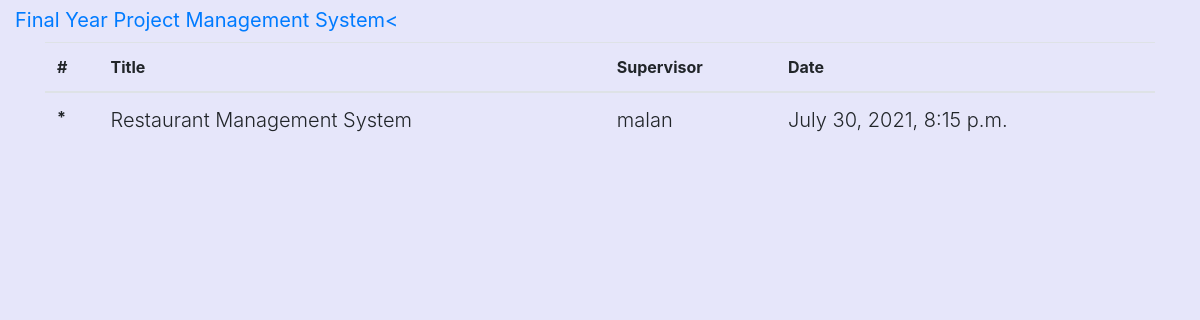
The page /S_suggested_projects/ (signed in) on the database as committed earlier.
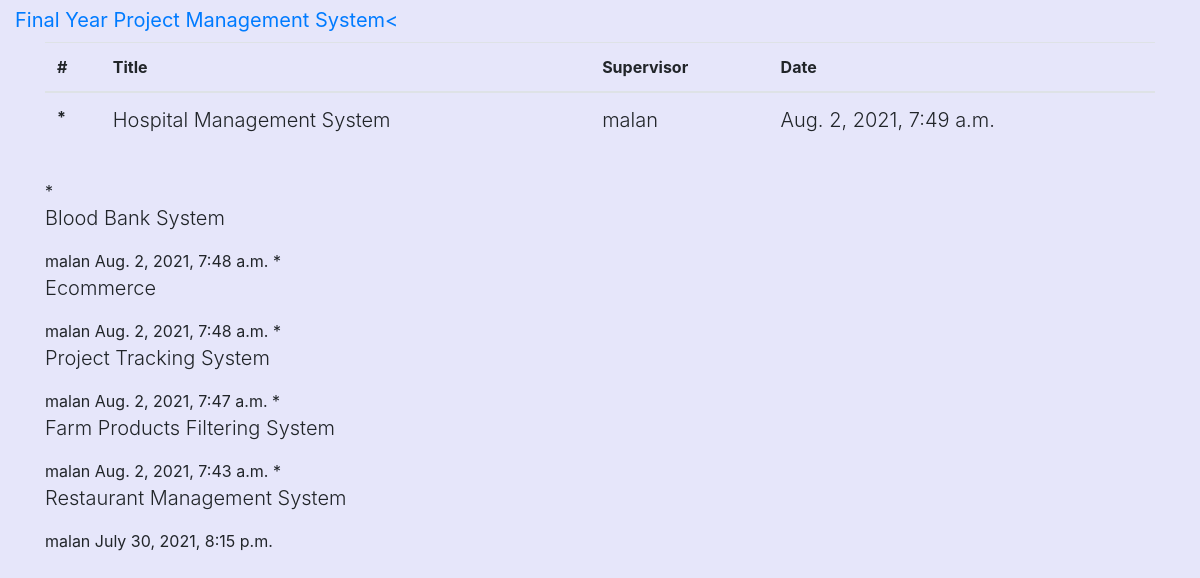
The same page on the database as committed later.
### main/models.py (models this page shows, shortened)
class SuggesstedProjects(models.Model):
	name = models.CharField(max_length=200, null=True)
	supervisor = models.ForeignKey(Supervisor, on_delete=models.CASCADE)
	date = models.DateTimeField(auto_now_add=True)
	from django.urls import reverse

class Supervisor(models.Model):
	user = models.OneToOneField(User, on_delete=models.CASCADE)
	def __str__(self):
		return f'{self.user}'

### main/decorators.py (the view)
        def wrapper_func(request, *args, **kwargs):
            group = None
            if request.user.groups.exists():
                group = request.user.groups.all()[0].name
            if group in allowed:
                return view_func(request, *args, **kwargs)
            else:
                return HttpResponse("You are not authorized to this page")

### main/views.py (called while the page is built)
@login_required
@allowed_users(allowed=["Supervisor"])
def S_suggested_projects(request):
	projects = SuggesstedProjects.objects.all().order_by('-date')
	context={"projects":projects}
	return render(request, 'main/S_suggested_projs.html', context)

### main/templates/main/S_suggested_projs.html
{% extends 'main/lecturer_base.html' %}
{% block body %}
		<table class="table table-hover">
		  <thead>
		    <tr>
		      <th scope="col">#</th>
		      <th scope="col">Title</th>
		      <th scope="col">Supervisor</th>
		      <th scope="col">Date</th>
		    </tr>
		  </thead>
		  <tbody>
	{% for project in projects %}
		    <tr>
		      <th scope="row">*</th>
		      <td><p class="lead">{{project.name}}</p></td>
		      <td class="lead">{{project.supervisor}}</td>
		      <td class="lead">{{project.date}}</td>
		    </tr>
		  </tbody>
		</table>
	{% endfor %}
{% endblock %}

### main/templates/main/lecturer_base.html (shortened to what this page needs)
{% load static %}
<!DOCTYPE html>
<html>
<head>
<link rel="stylesheet" href="https://cdn.jsdelivr.net/npm/bootstrap@4.6.0/dist/css/bootstrap.min.css" />
</head>
<body style="background-color: lavender;>
	{% include 'main/supervisor_nav.html' %}
	<div class="container">
		{% block body %}
		{% endblock %}
	</div>
</body>
</html>

### main/templates/main/supervisor_nav.html (shortened to what this page needs)
<nav class="navbar navbar-expand-lg navbar-dark bg-dark">
	  <div class="container-fluid">
	    <a class="navbar-brand" href="{% url 'lecturer' %}">Final Year Project Management System<</a>
	    <button class="navbar-toggler" type="button" data-bs-toggle="collapse" data-bs-target="#navbarSupportedContent" aria-controls="navbarSupportedContent" aria-expanded="false" aria-label="Toggle navigation">
	      <span class="navbar-toggler-icon"></span>
	    </button>
	  </div>

Rows that differ between the two databases and show on the page:
added SuggesstedProjects: name "Hospital Management System", supervisor "malan", date "Aug. 2, 2021, 7:49 a.m."
added SuggesstedProjects: name "Blood Bank System", supervisor "malan", date "Aug. 2, 2021, 7:48 a.m."
added SuggesstedProjects: name "Ecommerce", supervisor "malan", date "Aug. 2, 2021, 7:48 a.m."
added SuggesstedProjects: name "Project Tracking System", supervisor "malan", date "Aug. 2, 2021, 7:47 a.m."
added SuggesstedProjects: name "Farm Products Filtering System", supervisor "malan", date "Aug. 2, 2021, 7:43 a.m."
